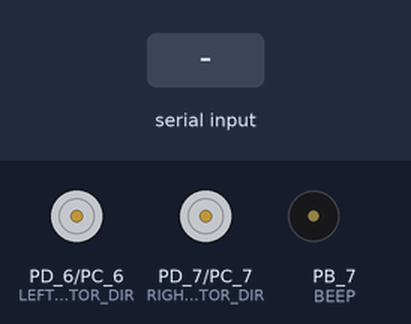
Recording of a sketch running on a simulated TI Tiva C LaunchPad. Shown: direction and speed pins drawn as motors (green arrow = direction pin HIGH = forward, orange = LOW = backward, longer = more drive), buzzer (waves = sounding, pin HIGH). The test bench sets the inputs (shaded band). What the sketch prints to the serial monitor is not drawn.

Above: at 1.2 s.
1.3 s: "F" received over the second serial link
At 2.3 s:
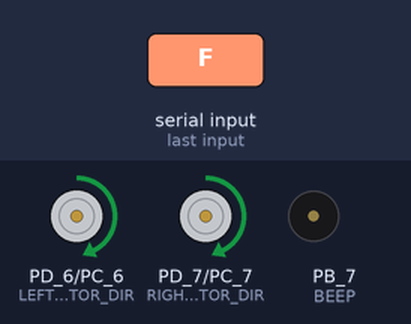
2.8 s: "B" received over the second serial link
At 3.4 s:
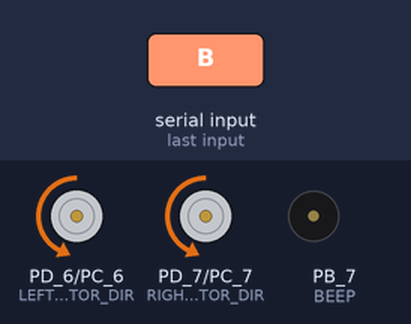
4.3 s: "R" received over the second serial link
At 4.6 s:
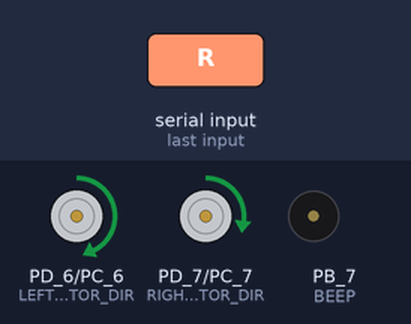
5.8 s: "L" received over the second serial link
At 6.9 s:
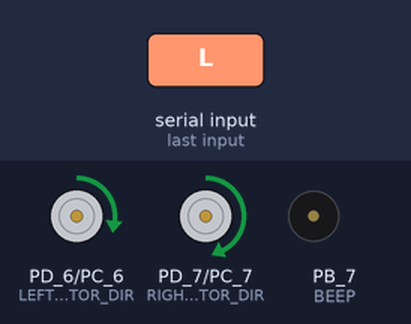
Timing chart, 0 to 8.3 s (numbered marks = the images above; inputs shaded):
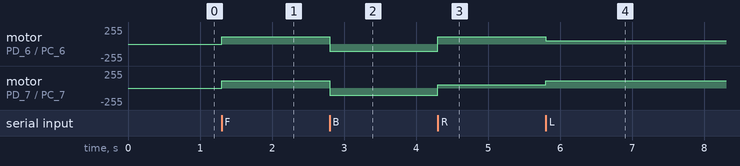

Measured:
- after the input at 1.3 s, motor on PD_6 (LEFT_MOTOR_DIR) / PC_6 (LEFT_MOTOR_PWM), motor on PD_7 (RIGHT_MOTOR_DIR) / PC_7 (RIGHT_MOTOR_PWM): stopped → forward 110/255 at once
- after the input at 2.8 s, motor on PD_6 (LEFT_MOTOR_DIR) / PC_6 (LEFT_MOTOR_PWM), motor on PD_7 (RIGHT_MOTOR_DIR) / PC_7 (RIGHT_MOTOR_PWM): forward 110/255 → backward 110/255 at once
- after the input at 4.3 s, motor on PD_6 (LEFT_MOTOR_DIR) / PC_6 (LEFT_MOTOR_PWM): backward 110/255 → forward 110/255 at once; motor on PD_7 (RIGHT_MOTOR_DIR) / PC_7 (RIGHT_MOTOR_PWM): backward 110/255 → forward 50/255 at once
- after the input at 5.8 s, motor on PD_6 (LEFT_MOTOR_DIR) / PC_6 (LEFT_MOTOR_PWM): forward 110/255 → forward 50/255 at once; motor on PD_7 (RIGHT_MOTOR_DIR) / PC_7 (RIGHT_MOTOR_PWM): forward 50/255 → forward 110/255 at once

The sketch:

bluetooth_car.ino
```cpp
/* Bluetooth car with Bluetooth RC Controler for Android
 club Byala Robots , eng.Anton Anchev ,2015
  Работи с приложение на Андроид за смартфон или таблет:
https://play.google.com/store/apps/details?id=braulio.calle.bluetoothRCcontroller

*/

#include "pin_definitions.h"
char moving = 0;

// ========================== SETUP =============================
void setup()
{
// Tiva TM4C123g микроконтролера има 4 UART комуникационни контролера
  Serial.begin(9600);                                           // серийна комуникация
  Serial4.begin(9600);                                          // Bluetooth комуникация
  pinMode(LEFT_MOTOR_PWM,OUTPUT);                               // motor speed
  pinMode(RIGHT_MOTOR_PWM,OUTPUT);
  pinMode(LEFT_MOTOR_DIR,OUTPUT);                               // посока на въртене на моторите
  pinMode(RIGHT_MOTOR_DIR,OUTPUT);
  pinMode(BEEP, OUTPUT);
}

// -------------------------- LOOP ---------------------------
void loop()
{
  char inp_char;
  // Има ли получен символ от сериен канал 4 ( Bluetooth модула)
  if (Serial4.available()>0) {

    inp_char = Serial4.read();
    Serial.write(inp_char);                                    // Ехо на получения символ на серийния монитор
  // Реакция на робота според получения символ
    switch (inp_char)
    {
    case  'F':                                                 // движение напред
      digitalWrite(LEFT_MOTOR_DIR,HIGH);
      digitalWrite(RIGHT_MOTOR_DIR,HIGH);
      analogWrite(RIGHT_MOTOR_PWM,110);
      analogWrite(LEFT_MOTOR_PWM,110);
      delay(100);
      break;
    case  'G':                                                 // движение напред и наляво / Диагонал
      digitalWrite(LEFT_MOTOR_DIR,HIGH);
      digitalWrite(RIGHT_MOTOR_DIR,HIGH);
      analogWrite(RIGHT_MOTOR_PWM,110);
      analogWrite(LEFT_MOTOR_PWM,75);
      delay(100);
      break;
    case  'I':                                                 // движение напред и надясно / Диагонал
      digitalWrite(LEFT_MOTOR_DIR,HIGH);
      digitalWrite(RIGHT_MOTOR_DIR,HIGH);
      analogWrite(RIGHT_MOTOR_PWM,75);
      analogWrite(LEFT_MOTOR_PWM,110);
      delay(100);
      break;
    case  'B':                                                 // движение назад
      digitalWrite(LEFT_MOTOR_DIR,LOW);
      digitalWrite(RIGHT_MOTOR_DIR,LOW);
      analogWrite(RIGHT_MOTOR_PWM,110);
      analogWrite(LEFT_MOTOR_PWM,110);
      delay(100);
      break;
    case  'H':                                                 // движение назад и наляво / Диагонал
      digitalWrite(LEFT_MOTOR_DIR,LOW);
      digitalWrite(RIGHT_MOTOR_DIR,LOW);
      analogWrite(RIGHT_MOTOR_PWM,110);
      analogWrite(LEFT_MOTOR_PWM,75);
      delay(100);
      break;
    case  'J':                                                 // движение назад и надясно / Диагонал
      digitalWrite(LEFT_MOTOR_DIR,LOW);
      digitalWrite(RIGHT_MOTOR_DIR,LOW);
      analogWrite(RIGHT_MOTOR_PWM,75);
      analogWrite(LEFT_MOTOR_PWM,110);
      delay(100);
      break;
    case  'R':                                                 // завой надясно
      digitalWrite(LEFT_MOTOR_DIR,HIGH);
      digitalWrite(RIGHT_MOTOR_DIR,HIGH);
      analogWrite(RIGHT_MOTOR_PWM,50);
      analogWrite(LEFT_MOTOR_PWM,110);
      delay(100);
      break;
    case  'L':                                                 // завой наляво
      digitalWrite(LEFT_MOTOR_DIR,HIGH);
      digitalWrite(RIGHT_MOTOR_DIR,HIGH);
      analogWrite(RIGHT_MOTOR_PWM,110);
      analogWrite(LEFT_MOTOR_PWM,50);
      delay(100);
      break;
    case  'S':                                                 // спиране
      digitalWrite(LEFT_MOTOR_DIR,LOW);
      digitalWrite(RIGHT_MOTOR_DIR,LOW);
      analogWrite(RIGHT_MOTOR_PWM,0);
      analogWrite(LEFT_MOTOR_PWM,0);
      delay(100);
      break;
    }  // END Switch
  }  // END IF
}  //END LOOP
```

pin_definitions.h
```cpp
//Optrons' Definitions
#define LEFT_OPTRON		        A1
#define	MIDLEFT_OPTRON	        A2
#define CENTER_OPTRON			A4
#define MIDRIGHT_OPTRON			A5
#define RIGHT_OPTRON			A6

#define EMITERS_ENABLE			PB_4

//Motors' Definitions
#define LEFT_MOTOR_DIR			PD_6
#define RIGHT_MOTOR_DIR 		PD_7
#define LEFT_MOTOR_PWM			PC_6
#define RIGHT_MOTOR_PWM		PC_7

//Leds' Definitions
#define	LED1				    PB_5
#define LED2				    PB_0
#define LED3				    PB_1

//Buzzer's Definition
#define BEEP				    PB_7

//Potentiometers' Definitions
#define POT1				    A1
#define POT2				    A2

//Ultrasonic's Definitions
#define TRIG        			PC_5
#define ECHO        			PC_4

//Servo's Definition
#define SERVO       			PB_6

//Infrared's Definition
#define INFRARED 			    PB_6

#define IR_PORT                 GPIO_PORTB_BASE
#define IR_PIN                  GPIO_PIN_6
```
